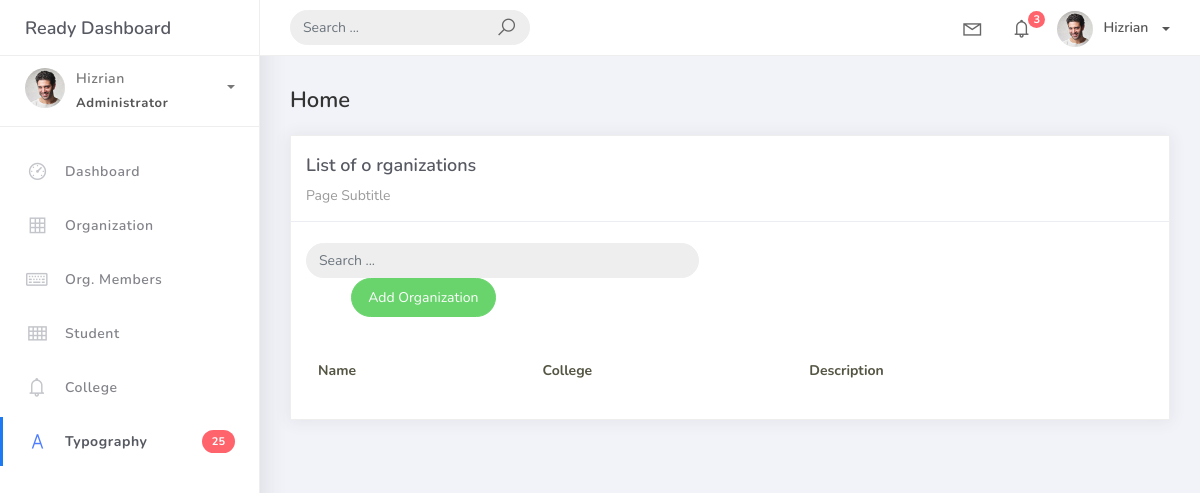
Before: /organization_list with the older database file.
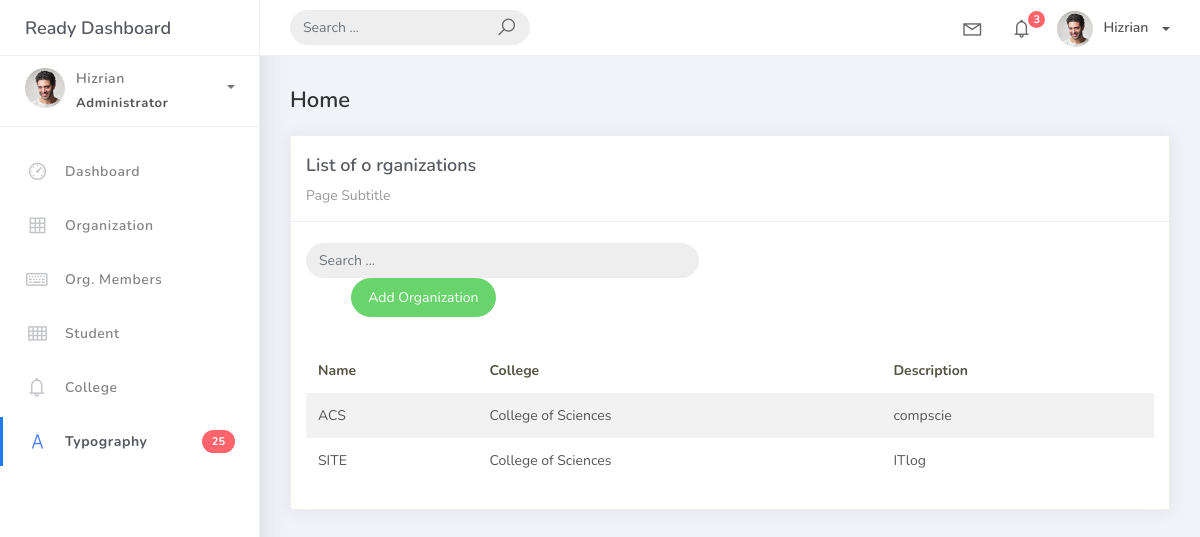
After: the same page with the newer database file.
### studentorg/models.py (models this page shows, shortened)
class BaseModel(models.Model):
    created_at = models.DateTimeField(auto_now_add=True, db_index=True)
    updated_at = models.DateTimeField(auto_now=True)
    class Meta:
        abstract = True

class Organization(BaseModel):
    name = models.CharField(max_length=250)
    college = models.ForeignKey(
        College, null=True, blank=True, on_delete=models.CASCADE)
    description = models.CharField(max_length=500)

class College(BaseModel):
    college_name = models.CharField(max_length=150)
    def __str__(self):
        return self.college_name

### studentorg/views.py (the view)
# urls.py: path('organization_list',OrganizationList.as_view(), name='organization-list'),
class OrganizationList(ListView):
    model = Organization
    context_object_name = 'organization'
    template_name = 'org_list.html'
    paginate_by = 5

### templates/org_list.html (shortened to what this page needs)
{% extends 'base.html' %} {% load static %} {% block content %}
<div class="content">
  <div class="container-fluid">
    <h4 class="page-title">Home</h4>
     <div class="row">
      <div class="col-md-12">
        <div class="card">
         <div class="card-header">
           <div class="card-title">List of o rganizations</div>
           <div class="card-category">Page Subtitle</div>
        </div>
        <br />
        <div clas="col-md-12 row">
            <div class="col-md-6">
                <form class="navbar-left navbar-form nav-search mr-md-3" action="">
                    <div class="input-group">
                        <input type="text" placeholder="Search ..." class="form-control" />
                        <div class="input-group-append">
                            <span class="input-group-text">
                            </span>
                        </div>
                    </div>
                </form>
                <div class="col-md-6">
                    <div class="pull-right">
                        <a href="{% url 'organization-add' %}" class="btn btn-success btn-rounded">Add Organization</a>
                    </div>
                </div>
            </div>
        </div>
        <div class="card-body">
        <table class="table table-striped mt-3">
        <thead>
            <tr>
              <th scope="col">Name</th>
              <th scope="col">College</th>
              <th scope="col">Description</th>
            </tr>
            </thead>
            <tbody>
              {% for object in object_list %}
              <tr>
                <td>{{ object.name}}</td>
                <td>{{ object.college }}</td>
                <td>{{ object.description }}</td>
              </tr>
              {% endfor %}
              </tbody>
            </table>
           </div>
          </div>
        </div>
      </div>
    </div>
</div>
{% endblock %}

Changed rows visible on the page:
added Organization: name "ACS", college "College of Sciences", description "compscie"
added Organization: name "SITE", college "College of Sciences", description "ITlog"
